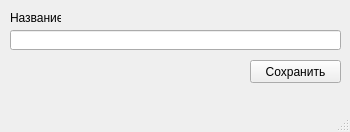
<?xml version="1.0" encoding="UTF-8"?>
<ui version="4.0">
 <class>MainWindow</class>
 <widget class="QMainWindow" name="MainWindow">
  <property name="geometry">
   <rect>
    <x>0</x>
    <y>0</y>
    <width>350</width>
    <height>132</height>
   </rect>
  </property>
  <property name="windowTitle">
   <string>MainWindow</string>
  </property>
  <widget class="QWidget" name="centralwidget">
   <widget class="QLabel" name="label">
    <property name="geometry">
     <rect>
      <x>10</x>
      <y>10</y>
      <width>51</width>
      <height>16</height>
     </rect>
    </property>
    <property name="text">
     <string>Название</string>
    </property>
   </widget>
   <widget class="QLineEdit" name="inputName">
    <property name="geometry">
     <rect>
      <x>10</x>
      <y>30</y>
      <width>331</width>
      <height>20</height>
     </rect>
    </property>
   </widget>
   <widget class="QPushButton" name="saveButton">
    <property name="geometry">
     <rect>
      <x>250</x>
      <y>60</y>
      <width>91</width>
      <height>23</height>
     </rect>
    </property>
    <property name="text">
     <string>Сохранить</string>
    </property>
   </widget>
  </widget>
  <widget class="QMenuBar" name="menubar">
   <property name="geometry">
    <rect>
     <x>0</x>
     <y>0</y>
     <width>350</width>
     <height>21</height>
    </rect>
   </property>
  </widget>
  <widget class="QStatusBar" name="statusbar"/>
 </widget>
 <resources/>
 <connections/>
</ui>
